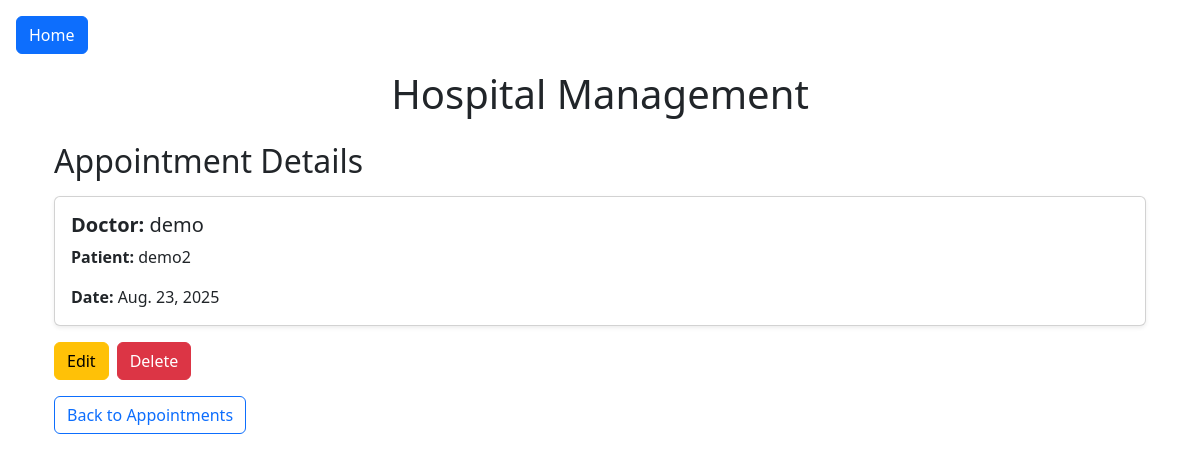
The page /appointment/1/detail/ (signed in) on the database its author committed.
### app/models.py (models this page shows, shortened)
class Appointment(models.Model):
    doctor = models.ForeignKey(Doctor, on_delete=models.CASCADE)
    patient = models.ForeignKey(Patient, on_delete=models.CASCADE)
    date = models.DateField()

class Doctor(models.Model):
    name = models.CharField(max_length=100)
    specialization = models.CharField(max_length=100)
    def __str__(self):
        return self.name

class Patient(models.Model):
    name = models.CharField(max_length=100)
    age = models.IntegerField()
    disease = models.CharField(max_length=100)
    def __str__(self):
        return self.name

### app/views.py (the view)
# urls.py: path('appointment/<int:pk>/detail/', AppointmentDetailView.as_view(), name='appointment-detail'),
class AppointmentDetailView(LoginRequiredMixin, DetailView):
    model = Appointment
    template_name = 'appointment_detail.html'
    context_object_name = 'appointment'

### app/templates/appointment_detail.html
{% extends 'base.html' %}
{% block content %}
<div class="container my-4">
    <h2 class="mb-3">Appointment Details</h2>
    <div class="card shadow-sm mb-3">
        <div class="card-body">
            <h5 class="card-title"><strong>Doctor:</strong> {{ object.doctor }}</h5>
            <p class="card-text"><strong>Patient:</strong> {{ object.patient }}</p>
            <p class="card-text"><strong>Date:</strong> {{ object.date }}</p>
        </div>
    </div>
    <div class="d-flex gap-2 mb-3">
        <a href="{% url 'appointment-update' object.pk %}" class="btn btn-warning">Edit</a>
        <a href="{% url 'appointment-delete' object.pk %}" class="btn btn-danger">Delete</a>
    </div>
    <a href="{% url 'appointment-list' %}" class="btn btn-outline-primary">Back to Appointments</a>
</div>
{% endblock %}

### rows shown on the page
Appointment: doctor "demo", patient "demo2", date "Aug. 23, 2025"
